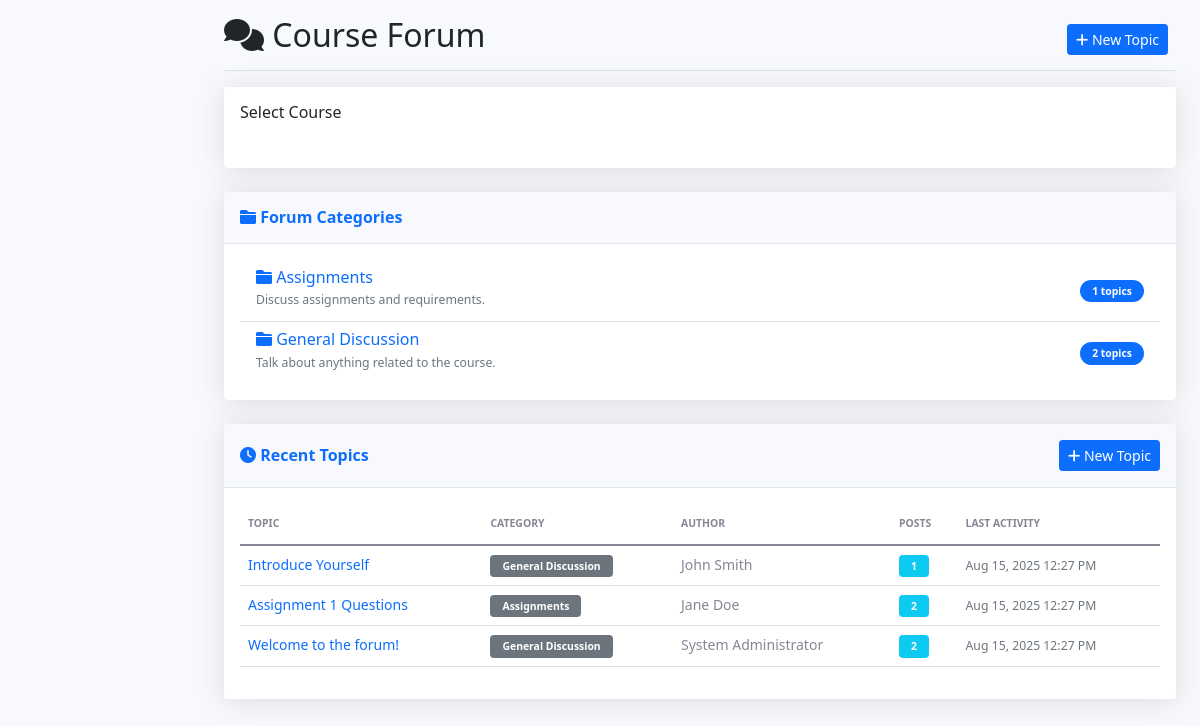
Page /forum/index.php?course_id=1 (signed in) on the committed database.
### tables this page shows
CREATE TABLE forum_categories (
    id INT PRIMARY KEY AUTO_INCREMENT,
    course_id INT NOT NULL,
    name VARCHAR(100) NOT NULL,
    description TEXT,
    created_at TIMESTAMP DEFAULT CURRENT_TIMESTAMP,
    FOREIGN KEY (course_id) REFERENCES courses(id) ON DELETE CASCADE
);

CREATE TABLE forum_topics (
    id INT PRIMARY KEY AUTO_INCREMENT,
    category_id INT NOT NULL,
    title VARCHAR(200) NOT NULL,
    created_by INT NOT NULL,
    created_at TIMESTAMP DEFAULT CURRENT_TIMESTAMP,
    last_post_at TIMESTAMP DEFAULT CURRENT_TIMESTAMP,
    is_pinned BOOLEAN DEFAULT FALSE,
    is_locked BOOLEAN DEFAULT FALSE,
    FOREIGN KEY (category_id) REFERENCES forum_categories(id) ON DELETE CASCADE,
    FOREIGN KEY (created_by) REFERENCES users(id) ON DELETE CASCADE
);

CREATE TABLE users (
    id INT PRIMARY KEY AUTO_INCREMENT,
    username VARCHAR(50) UNIQUE NOT NULL,
    email VARCHAR(100) UNIQUE NOT NULL,
    password VARCHAR(255) NOT NULL,
    first_name VARCHAR(50) NOT NULL,
    last_name VARCHAR(50) NOT NULL,
    role ENUM('student', 'instructor', 'admin') NOT NULL,
    profile_image VARCHAR(255),
    created_at TIMESTAMP DEFAULT CURRENT_TIMESTAMP,
    updated_at TIMESTAMP DEFAULT CURRENT_TIMESTAMP ON UPDATE CURRENT_TIMESTAMP
);

### config/database.php (called while the page is built, shortened)
<?php
function formatDate($date) {
    return date('M j, Y g:i A', strtotime($date));
}
?>

### forum/index.php (the view, shortened to what this page needs)
<?php
require_once '../config/database.php';
$database = new Database();
$db = $database->getConnection();
$selected_course_id = isset($_GET['course_id']) ? (int)$_GET['course_id'] : null;
$categories = [];
if ($selected_course_id) {
    $query = "SELECT fc.*, COUNT(ft.id) as topic_count
              FROM forum_categories fc
              LEFT JOIN forum_topics ft ON fc.id = ft.category_id
              WHERE fc.course_id = ?
              GROUP BY fc.id
              ORDER BY fc.name";
    $stmt = $db->prepare($query);
    $stmt->execute([$selected_course_id]);
    $categories = $stmt->fetchAll(PDO::FETCH_ASSOC);
}
$recent_topics = [];
if ($selected_course_id) {
    $query = "SELECT ft.*, fc.name as category_name, u.first_name, u.last_name,
              COUNT(fp.id) as post_count, MAX(fp.created_at) as last_post_date
              FROM forum_topics ft
              JOIN forum_categories fc ON ft.category_id = fc.id
              JOIN users u ON ft.created_by = u.id
              LEFT JOIN forum_posts fp ON ft.id = fp.topic_id
              WHERE fc.course_id = ?
              GROUP BY ft.id
              ORDER BY ft.is_pinned DESC, last_post_date DESC
              LIMIT 10";
    $stmt = $db->prepare($query);
    $stmt->execute([$selected_course_id]);
    $recent_topics = $stmt->fetchAll(PDO::FETCH_ASSOC);
}
?>
<!DOCTYPE html>
<html lang="en">
<head>
    <link href="https://cdn.jsdelivr.net/npm/bootstrap@5.1.3/dist/css/bootstrap.min.css" rel="stylesheet">
    <link href="https://cdnjs.cloudflare.com/ajax/libs/font-awesome/6.0.0/css/all.min.css" rel="stylesheet">
    <link href="../assets/css/dashboard.css" rel="stylesheet">
</head>
<body>
    <div class="container-fluid">
        <div class="row">
            <main class="col-md-9 ms-sm-auto col-lg-10 px-md-4">
                <div class="d-flex justify-content-between flex-wrap flex-md-nowrap align-items-center pt-3 pb-2 mb-3 border-bottom">
                    <h1 class="h2">
                        <i class="fas fa-comments"></i> Course Forum
                    </h1>
                    <div class="btn-toolbar mb-2 mb-md-0">
                        <div class="btn-group me-2">
                            <a href="topic_create.php?course_id=<?php echo $selected_course_id; ?>" class="btn btn-sm btn-primary">
                                <i class="fas fa-plus"></i> New Topic
                            </a>
                        </div>
                    </div>
                </div>
                <div class="row mb-4">
                    <div class="col-12">
                        <div class="card">
                            <div class="card-body">
                                <h6 class="card-title">Select Course</h6>
                            </div>
                        </div>
                    </div>
                </div>
                <?php if ($selected_course_id): ?>
                <div class="row mb-4">
                    <div class="col-12">
                        <div class="card shadow">
                            <div class="card-header py-3">
                                <h6 class="m-0 font-weight-bold text-primary">
                                    <i class="fas fa-folder"></i> Forum Categories
                                </h6>
                            </div>
                            <div class="card-body">
                                <?php if (empty($categories)): ?>
                                    <div class="text-center py-4">
                                        <i class="fas fa-folder-open fa-3x text-gray-300 mb-3"></i>
                                        <p class="text-muted">No forum categories available for this course.</p>
                                        <?php if (hasRole('instructor')): ?>
                                            <a href="category_create.php?course_id=<?php echo $selected_course_id; ?>" class="btn btn-primary">
                                                Create First Category
                                            </a>
                                        <?php endif; ?>
                                    </div>
                                <?php else: ?>
                                    <div class="list-group list-group-flush">
                                        <?php foreach ($categories as $category): ?>
                                            <div class="list-group-item d-flex justify-content-between align-items-center">
                                                <div>
                                                    <h6 class="mb-1">
                                                        <a href="category_view.php?id=<?php echo $category['id']; ?>" class="text-decoration-none">
                                                            <i class="fas fa-folder"></i> <?php echo htmlspecialchars($category['name']); ?>
                                                        </a>
                                                    </h6>
                                                    <p class="mb-1 text-muted small"><?php echo htmlspecialchars($category['description']); ?></p>
                                                </div>
                                                <div class="text-end">
                                                    <span class="badge bg-primary rounded-pill"><?php echo $category['topic_count']; ?> topics</span>
                                                </div>
                                            </div>
                                        <?php endforeach; ?>
                                    </div>
                                <?php endif; ?>
                            </div>
                        </div>
                    </div>
                </div>
                <div class="row">
                    <div class="col-12">
                        <div class="card shadow">
                            <div class="card-header py-3 d-flex justify-content-between align-items-center">
                                <h6 class="m-0 font-weight-bold text-primary">
                                    <i class="fas fa-clock"></i> Recent Topics
                                </h6>
                                <a href="topic_create.php?course_id=<?php echo $selected_course_id; ?>" class="btn btn-sm btn-primary">
                                    <i class="fas fa-plus"></i> New Topic
                                </a>
                            </div>
                            <div class="card-body">
                                <?php if (empty($recent_topics)): ?>
                                    <div class="text-center py-4">
                                        <i class="fas fa-comments fa-3x text-gray-300 mb-3"></i>
                                        <p class="text-muted">No topics yet. Start a discussion!</p>
                                        <a href="topic_create.php?course_id=<?php echo $selected_course_id; ?>" class="btn btn-primary">
                                            Create First Topic
                                        </a>
                                    </div>
                                <?php else: ?>
                                    <div class="table-responsive">
                                        <table class="table table-hover">
                                            <thead>
                                                <tr>
                                                    <th>Topic</th>
                                                    <th>Category</th>
                                                    <th>Author</th>
                                                    <th>Posts</th>
                                                    <th>Last Activity</th>
                                                </tr>
                                            </thead>
                                            <tbody>
                                                <?php foreach ($recent_topics as $topic): ?>
                                                    <tr>
                                                        <td>
                                                            <div class="d-flex align-items-center">
                                                                <a href="topic_view.php?id=<?php echo $topic['id']; ?>" class="text-decoration-none">
                                                                    <?php echo htmlspecialchars($topic['title']); ?>
                                                                </a>
                                                            </div>
                                                        </td>
                                                        <td>
                                                            <span class="badge bg-secondary"><?php echo htmlspecialchars($topic['category_name']); ?></span>
                                                        </td>
                                                        <td><?php echo htmlspecialchars($topic['first_name'] . ' ' . $topic['last_name']); ?></td>
                                                        <td>
                                                            <span class="badge bg-info"><?php echo $topic['post_count']; ?></span>
                                                        </td>
                                                        <td>
                                                            <small class="text-muted">
                                                                <?php echo $topic['last_post_date'] ? formatDate($topic['last_post_date']) : formatDate($topic['created_at']); ?>
                                                            </small>
                                                        </td>
                                                    </tr>
                                                <?php endforeach; ?>
                                            </tbody>
                                        </table>
                                    </div>
                                <?php endif; ?>
                            </div>
                        </div>
                    </div>
                </div>
                <?php endif; ?>
            </main>
        </div>
    </div>
</body>
</html>

### assets/css/dashboard.css (style rules this page uses)
body { font-size: .875rem; background-color: #f8f9fc; }
.card { box-shadow: 0 0.15rem 1.75rem 0 rgba(58, 59, 69, 0.15) !important; border: none; }
.card-header { background-color: #f8f9fc; border-bottom: 1px solid #e3e6f0; }
.font-weight-bold { font-weight: 700 !important; }
.btn { border-radius: 0.35rem; font-weight: 400; }
.btn-sm { padding: 0.25rem 0.5rem; font-size: 0.875rem; border-radius: 0.2rem; }
.table { color: #858796; }
.table th { border-top: none; font-weight: 600; text-transform: uppercase; font-size: 0.65rem; padding-top: 0.75rem; padding-bottom: 0.75rem; }
.badge { font-weight: 600; font-size: 0.65rem; padding: 0.375rem 0.75rem; }
.shadow { box-shadow: 0 0.15rem 1.75rem 0 rgba(58, 59, 69, 0.15) !important; }

### rows in the picture
forum_categories: name "Assignments", description "Discuss assignments and requirements.", topic_count "1"
forum_categories: name "General Discussion", description "Talk about anything related to the course.", topic_count "2"
forum_topics: title "Introduce Yourself", category.name "General Discussion", created_by.last_name "John Smith", post_count "1", last_post_date "Aug 15, 2025 12:27 PM"
forum_topics: title "Assignment 1 Questions", category.name "Assignments", created_by.last_name "Jane Doe", post_count "2", last_post_date "Aug 15, 2025 12:27 PM"
forum_topics: title "Welcome to the forum!", category.name "General Discussion", created_by.last_name "System Administrator", post_count "2", last_post_date "Aug 15, 2025 12:27 PM"
